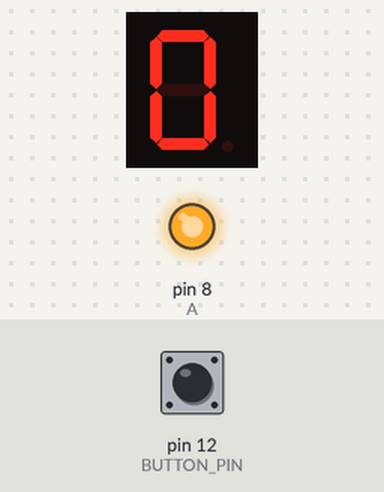
The sketch below on a simulated Arduino Uno, built with avr-gcc and run on an emulated ATmega328P. On the bench: 1-digit seven-segment display, output pins drawn as LEDs (lit = HIGH). Wiring (inferred from the names in the program): 1-digit 7-segment display, segments lit when HIGH: segments pin 7, pin 6, pin 5, pin 4, pin 9, pin 10, pin 2. Inputs (shaded band) come from the test bench; at power-on: pin 12 (BUTTON_PIN) HIGH. Random numbers use the default seed unless the sketch sets one; the segment pins are drawn as the display they are named for; pins used as bus, display or sensor lines are not drawn.

Above: at 1.8 s.
1.9 s: pin 12 (BUTTON_PIN) pulled LOW for 1.15 s
At 2.15 s:
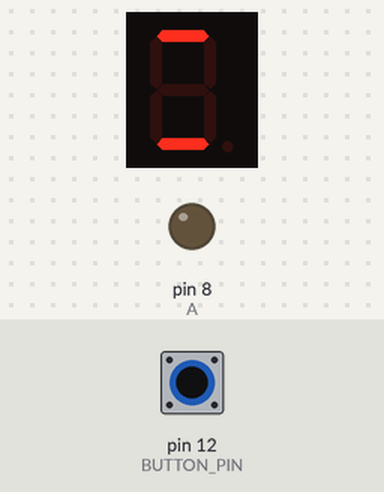
At 4.9 s:
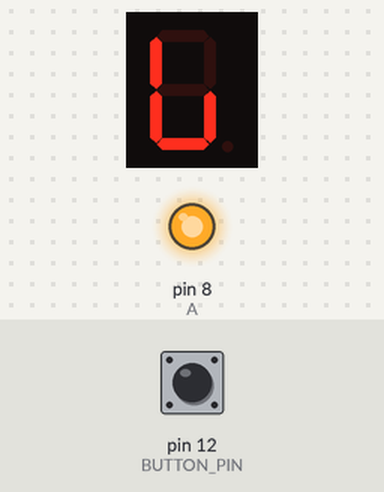
Timing chart, 0 to 6.4 s (numbered marks = the images above; inputs shaded):
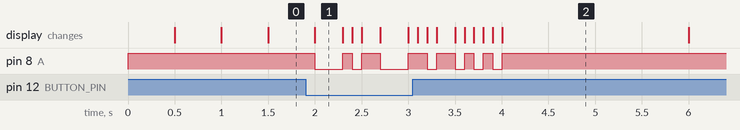

Measured:
- after the input at 1.9 s, pin 8 (A): HIGH → LOW after 0.10 s, → HIGH 0.30 s later, → LOW 0.10 s later, → HIGH 0.10 s later, … (14 changes in this stretch)

The sketch:

digitalDiceV2.ino
```cpp
const int A = 8; //set arduino digital pin 8 to segment display pin A (pin 7)
const int B = 7; //set arduino digital pin 7 to segment display pin B (pin 6)
const int C = 6; //set arduino digital pin 6 to segment display pin C (pin 4)
const int D = 5; //set arduino digital pin 5 to segment display pin D (pin 2)
const int E = 4; //set arduino digital pin 4 to segment display pin E (pin 1)
const int F = 9; //set arduino digital pin 9 to segment display pin F (pin 9)
const int G = 10; //set arduino digital pin 10 to segment display pin G (pin 10)
const int DP = 2; //set arduino digital pin 2 to segment display pin DP (pin 5)
const int BUTTON_PIN = 12; // set arduino digital pin 12 as button pin

//a matrix with the states of each segment to create display 0-9
const byte segments[10][7] = {
  {LOW,LOW,LOW,LOW,LOW,LOW,HIGH},
  {HIGH,LOW,LOW,HIGH,HIGH,HIGH,HIGH},
  {LOW,LOW,HIGH,LOW,LOW,HIGH,LOW},
  {LOW,LOW,LOW,LOW,HIGH,HIGH,LOW},
  {HIGH,LOW,LOW,HIGH,HIGH,LOW,LOW},
  {LOW,HIGH,LOW,LOW,HIGH,LOW,LOW},
  {LOW,HIGH,LOW,LOW,LOW,LOW,LOW},
  {LOW,LOW,LOW,HIGH,HIGH,HIGH,HIGH},
  {LOW,LOW,LOW,LOW,LOW,LOW,LOW},
  {LOW,LOW,LOW,LOW,HIGH,LOW,LOW}
};

int randomNum; //saves the generated random number
int currentButtonState;
int prevButtonState;

//set the pin states for segment display
void number(int num){
  digitalWrite(A, segments[num][0]);
  digitalWrite(B, segments[num][1]);
  digitalWrite(C, segments[num][2]);
  digitalWrite(D, segments[num][3]);
  digitalWrite(E, segments[num][4]);
  digitalWrite(F, segments[num][5]);
  digitalWrite(G, segments[num][6]);
}

void setup() {
  randomSeed(analogRead(A0)); //reads the noise from arduino analog pin A0 to seed the random number generator
  pinMode(BUTTON_PIN, INPUT_PULLUP); //set arduino digital pin 12 as input with internal pull-up resistor
  pinMode(A,OUTPUT); //set arduino digital pin 8 as output
  pinMode(B,OUTPUT); //set arduino digital pin 7 as output
  pinMode(C,OUTPUT); //set arduino digital pin 6 as output
  pinMode(D,OUTPUT); //set arduino digital pin 5 as output
  pinMode(E,OUTPUT); //set arduino digital pin 4 as output
  pinMode(F,OUTPUT); //set arduino digital pin 9 as output
  pinMode(G,OUTPUT); //set arduino digital pin 10 as output
  pinMode(DP,OUTPUT); //set arduino digital pin 2 as output
  currentButtonState = digitalRead(BUTTON_PIN); //read initial button state
}

void loop() {
  prevButtonState = currentButtonState; //save previous button state
  currentButtonState = digitalRead(BUTTON_PIN); //read current button state
  // Check if button is pressed
  if(prevButtonState == HIGH && currentButtonState == LOW)
  {
    //display 20 numbers rapidly
      for(int i=0; i<20; i++){
      randomNum = random(1,6);
      number(randomNum);
      delay(100);
    }
    //display the final number - dice result
    randomNum = random(1,6);
    number(randomNum);
    delay(2000);
  }
  //otherwise blink the DP led while waiting button to be pressed
  else
  {
    digitalWrite(A, HIGH);
    digitalWrite(B, HIGH);
    digitalWrite(C, HIGH);
    digitalWrite(D, HIGH);
    digitalWrite(E, HIGH);
    digitalWrite(F, HIGH);
    digitalWrite(G, HIGH);
    digitalWrite(DP, HIGH);
    delay(500);
    digitalWrite(DP, LOW);
    delay(500);
  }
}
```
